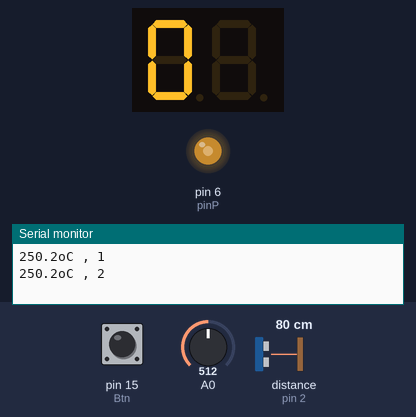
A sketch run on a simulated Arduino Uno, built with avr-gcc and run on an emulated ATmega328P. Shown: 2-digit seven-segment display, output pins drawn as LEDs (lit = HIGH), the last lines printed to the serial monitor. Wiring (inferred from the names in the program): ultrasonic range finder: trigger pin 3; echo pin 2; 2-digit 7-segment display, segments lit when LOW: segments pin 13, pin 12, pin 11, pin 10, pin 9, pin 8, pin 7; digit selects pin 5, pin 4. Inputs (shaded band) come from the test bench; at power-on: pin 15 (Btn) HIGH, A0 = 512, distance to the obstacle (sensor on pin 2) 80 cm. The echo pulse lasts 58.3 µs per cm; the segment pins are drawn as the display they are named for; pins used as bus, display or sensor lines are not drawn.

Above: at 1.2 s.
1.3 s: pin 15 (Btn) pulled LOW for 0.15 s
At 1.86 s:
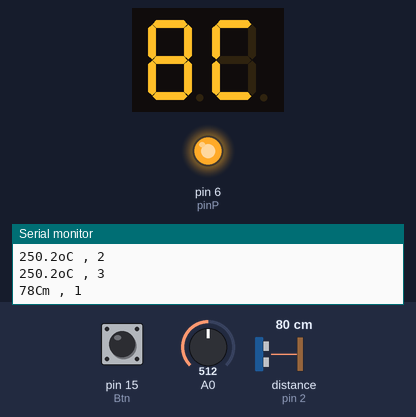
2.0 s: pin 15 (Btn) pulled LOW for 1 s
At 3.45 s:
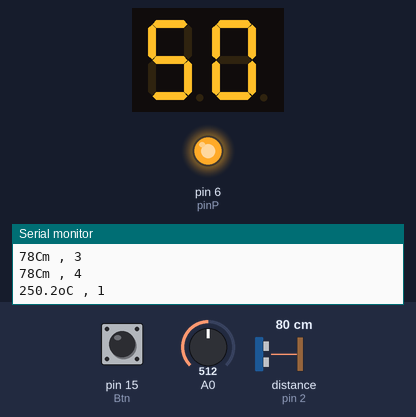
3.6 s: A0 set to 716
At 4.68 s:
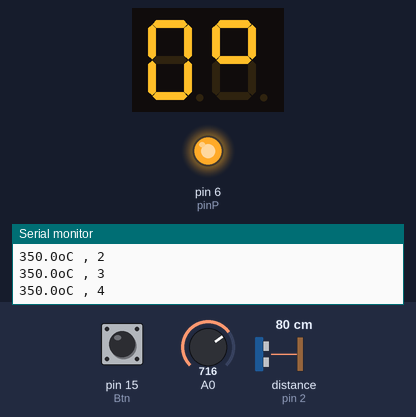
6.6 s: A0 set to 900
At 7.04 s:
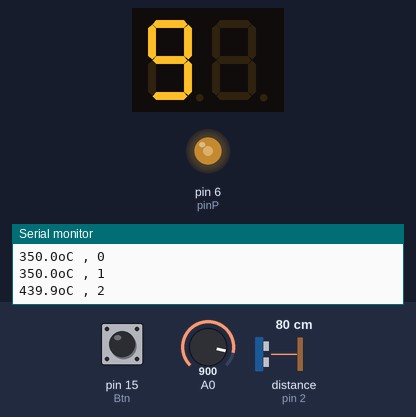
8.4 s: A0 set to 0
At 10.73 s:
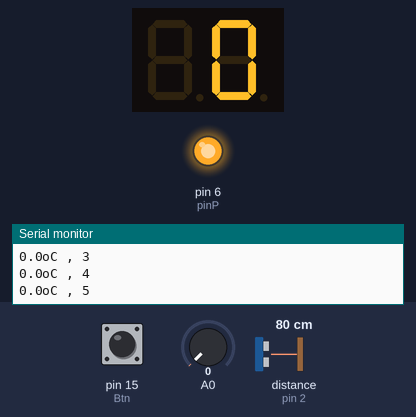
Timing chart, 0 to 10.9 s (numbered marks = the images above; inputs shaded):
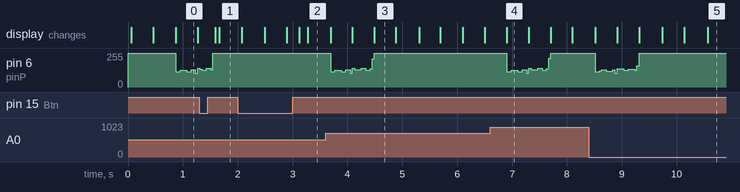

The sketch:

Fin_exp4_xsk.ino
```cpp
int pinA = 13, pinB = 12, pinC = 11, pinD = 10, pinE = 9, pinF = 8, pinG = 7, pinP = 6;
int Com_left = 5, Com_right = 4;

// Distance
int Echo = 2, Trig = 3;
int distance;

// Temperature
float temp;

// Button
int Btn = 15;

// Debounce
int buttonState;
int lastButtonState = HIGH; // 初始化為 HIGH
unsigned long lastDebounceTime = 0;
unsigned long debounceDelay = 50000; // 50ms

// Measure distance or temperature
int Mode = 0; //0: distance, 1: temperature

// Display
String current_display_str;
int Pointer = 0;
unsigned long lastDisplayUpdateTime = 0;
const unsigned long displayUpdateInterval = 400000; // 400ms

void showSevenSeg(byte A, byte B, byte C, byte D, byte E, byte F, byte G, byte P);
void ShowNum(char chr);
void display(String str);

void setup() {
  pinMode(pinA, OUTPUT); pinMode(pinB, OUTPUT); pinMode(pinC, OUTPUT); pinMode(pinD, OUTPUT);
  pinMode(pinE, OUTPUT); pinMode(pinF, OUTPUT); pinMode(pinG, OUTPUT); pinMode(pinP, OUTPUT);
  pinMode(Com_left, OUTPUT); pinMode(Com_right, OUTPUT);

  // Distance
  pinMode(Trig, OUTPUT); pinMode(Echo, INPUT);
  pinMode(Btn, INPUT);

  Serial.begin(9600);
}

void loop() {
  // Debounce
  int reading = digitalRead(Btn);
  if (reading != lastButtonState) {
    lastDebounceTime = micros();
  }
  if ((micros() - lastDebounceTime) > debounceDelay) {
    if (reading != buttonState) {
      buttonState = reading;
      if (buttonState == HIGH) {
        Mode = 1 - Mode; // 切換模式 (0->1 或 1->0)
        Pointer = 0;
      }
    }
  }
  lastButtonState = reading;

  // Measure
  String display_str;
  if(Mode == 0) {
    digitalWrite(Trig, HIGH);
    delayMicroseconds(10);
    digitalWrite(Trig, LOW);
    distance = (pulseIn(Echo, HIGH) / 29.41) / 2; //聲速:340 m/s, 34000 cm/s,  29.41 µs/cm
    display_str = String(distance) + "Cm ";
  }
  else if(Mode == 1) {
    // Temperature
    temp = analogRead(14); // A0 腳位 14 (插S)
    temp = (temp / 1023) * 5.0 * 100; //先將數位值轉換回類比(電壓)，再將電壓轉換為攝氏度 比例： 0.01 (V/˚C)
    display_str = String(temp, 1) + "oC ";
  }

  // Display
  if (micros() - lastDisplayUpdateTime >= displayUpdateInterval) {
    current_display_str = display_str;
    lastDisplayUpdateTime = micros();
    Pointer ++;
    if(Pointer > (current_display_str.length() - 1)) Pointer = 0;

    Serial.print(current_display_str);
    Serial.print(", ");
    Serial.print(Pointer);
    Serial.print("\n");
  }
  display(current_display_str);

  // Serial.print(current_display_str);
  // Serial.print(", ");
  // Serial.print(display_str);
  // Serial.print(", ");
  // Serial.print(Mode);
  // Serial.print("\n");
}

void display(String str)
{
  int index_l = Pointer;
  int index_r = Pointer + 1;
  if(index_r > (str.length() - 1)) index_r = 0;

  char chr_l = str[index_l];
  char chr_r = str[index_r];

  // char chr_l = str[5];
  // char chr_r = str[6];

  // 左
  digitalWrite(Com_left, LOW);
  digitalWrite(Com_right, HIGH);
  ShowNum(chr_l);
  delayMicroseconds(5000); // 5ms per character

  // 右
  digitalWrite(Com_left, HIGH);
  digitalWrite(Com_right, LOW);
  ShowNum(chr_r);
  delayMicroseconds(5000); // 5ms per character
}

void showSevenSeg(byte A, byte B, byte C, byte D, byte E, byte F, byte G, byte P)
{
  digitalWrite(pinA, A); digitalWrite(pinB, B); digitalWrite(pinC, C);digitalWrite(pinD, D);
  digitalWrite(pinE, E); digitalWrite(pinF, F); digitalWrite(pinG, G); digitalWrite(pinP, P);
}

void ShowNum(char chr)
{
  switch (chr) {   // low 的時候才會亮
    case '0':
      showSevenSeg(0, 0, 0, 0, 0, 0, 1, 1); // 0
      break;
    case '1':
      showSevenSeg(1, 0, 0, 1, 1, 1, 1, 1); // 1
      break;
    case '2':
      showSevenSeg(0, 0, 1, 0, 0, 1, 0, 1); // 2
      break;
    case '3':
      showSevenSeg(0, 0, 0, 0, 1, 1, 0, 1); // 3
      break;
    case '4':
      showSevenSeg(1, 0, 0, 1, 1, 0, 0, 1); // 4
      break;
    case '5':
      showSevenSeg(0, 1, 0, 0, 1, 0, 0, 1); // 5
      break;
    case '6':
      showSevenSeg(0, 1, 0, 0, 0, 0, 0, 1); // 6
      break;
    case '7':
      showSevenSeg(0, 0, 0, 1, 1, 0, 1, 1); // 7
      break;
    case '8':
      showSevenSeg(0, 0, 0, 0, 0, 0, 0, 1); // 8
      break;
    case '9':
      showSevenSeg(0, 0, 0, 0, 1, 0, 0, 1); // 9
      break;
    case 'C':
      showSevenSeg(0, 1, 1, 0, 0, 0, 1, 1); // C
      break;
    case 'm':
      showSevenSeg(1, 1, 0, 1, 0, 1, 0, 1); // m
      break;
    case ' ':
      showSevenSeg(1, 1, 1, 1, 1, 1, 1, 1); // space
      break;
    case '.':
      showSevenSeg(1, 1, 1, 1, 1, 1, 1, 0); // .
      break;
    case 'o':
      showSevenSeg(0, 0, 1, 1, 1, 0, 0, 1); // ˚
      break;
    default:
      showSevenSeg(1, 0, 0, 1, 0, 0, 0, 1); // x
      break;
  }
}
```

Measured:
- after the input at 1.3 s, the display: first changes after 0.29 s (image 1 shows a later state)
- what the display in image 0 shows lasts 0.4 s, from 0.9 s to 1.3 s
